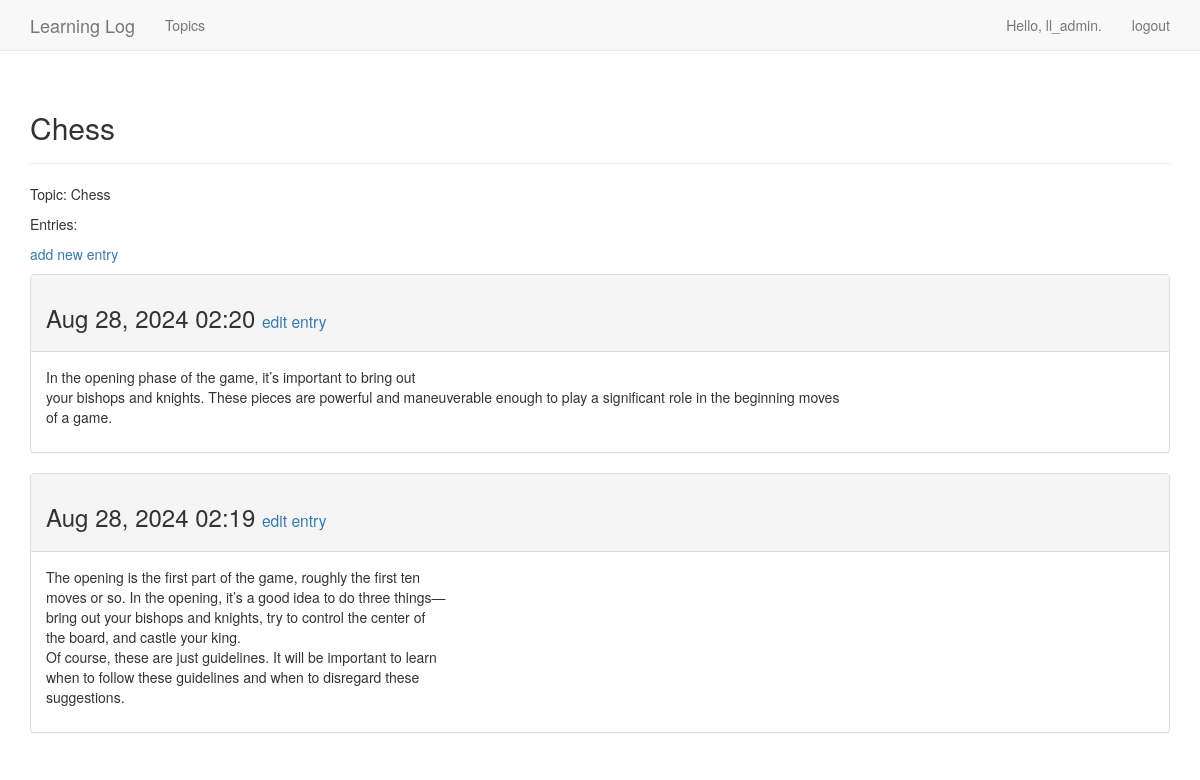
The page /topics/1/ (signed in) on the database its author committed.
### learning_logs/models.py (models this page shows, shortened)
class Topic(models.Model):
    text = models.CharField(max_length=200)
    date_added = models.DateTimeField(auto_now_add=True)
    owner = models.ForeignKey(User, on_delete=models.CASCADE)
    def __str__(self) -> str:
        return self.text

class Entry(models.Model):
    topic = models.ForeignKey(Topic, on_delete=models.CASCADE)
    text = models.TextField()
    date_added = models.DateTimeField(auto_now_add=True)
    class Meta:
        verbose_name_plural = 'entries'

### learning_logs/views.py (the view)
# urls.py: re_path(r'^topics/(?P<topic_id>\d+)/$', views.topic, name='topic'),
@login_required
def topic(request, topic_id):
    topic = Topic.objects.get(id=topic_id)
    if topic.owner != request.user:
        print(topic.owner)
        print(request)
        raise Http404
    entries = topic.entry_set.order_by('-date_added')
    context = {'topic': topic, 'entries': entries}
    return render(request, 'learning_logs/topic.html', context)

### learning_logs/templates/learning_logs/topic.html
{% extends 'learning_logs/base.html' %}
{% block header %}
    <h2>{{ topic }}</h2>
{% endblock header %}
{% block content %}
    <p>Topic: {{ topic }}</p>
    <p>Entries:</p>
    <p>
        <a href="{% url 'learning_logs:new_entry' topic.id %}">add new entry</a>
    </p>
    {% for entry in entries %}
        <div class="panel panel-default">
            <div class="panel-heading">
                <h3>
                    {{ entry.date_added|date:'M d, Y H:i' }}
                    <small>
                        <a href="{% url 'learning_logs:edit_entry' entry.id %}">
                            edit entry</a>
                    </small>
                </h3>
            </div>
            <div class="panel-body">
                {{ entry.text|linebreaks }}
            </div>
        </div>
        {% empty %}
            There are no entries for this topic yet.
        {% endfor %}
{% endblock content %}

### learning_logs/templates/learning_logs/base.html (shortened to what this page needs)
{% load bootstrap3 %}
<!DOCTYPE html>
<html lang="en">
    <head>
        {% bootstrap_css %}
    </head>
    <body>
        <nav class="navbar navbar-default navbar-static-top">
            <div class="container">
                <div class="navbar-header">
                    <a class="navbar-brand" href="{% url 'learning_logs:index' %}">
                        Learning Log</a>
                </div>
                <div id="navbar" class="navbar-collapse collapse">
                    <ul class="nav navbar-nav">
                        <li><a href="{% url 'learning_logs:topics' %}">Topics</a></li>
                    </ul>
                    <ul class="nav navbar-nav navbar-right">
                        {% if user.is_authenticated %}
                            <li><a>Hello, {{ user.username }}.</a></li>
                            <li><a href="{% url 'users:logout' %}">logout</a></li>
                        {% else %}
                            <li><a href="{% url 'users:register' %}">register</a></li>
                            <li><a href="{% url 'users:login' %}">log in</a></li>
                        {% endif %}
                    </ul>
                </div>
            </div>
        </nav>
        <div class="container">
            <div class="page-header">
                {% block header %}{% endblock header%}
            </div>
            <div>
                {% block content %}{% endblock content %}
            </div>
        </div>
    </body>
</html>

### rows shown on the page
Topic: text "Chess"
Entry: date_added "Aug 28, 2024 02:20", text "In the opening phase of the game, it’s important to bring out your bishops and knights. These pieces are powerful and maneuverable enough to play a significant role in the beginning moves of a game."
Entry: date_added "Aug 28, 2024 02:19", text "The opening is the first part of the game, roughly the first ten moves or so. In the opening, it’s a good idea to do three things— bring out your bishops and knights, try to control the center of the board, and castle your king. Of course, these are just guidelines. It will be important to learn when to follow these guidelines and when to disregard these suggestions."

### other values the page prints
{{ user.username }} "ll_admin"
